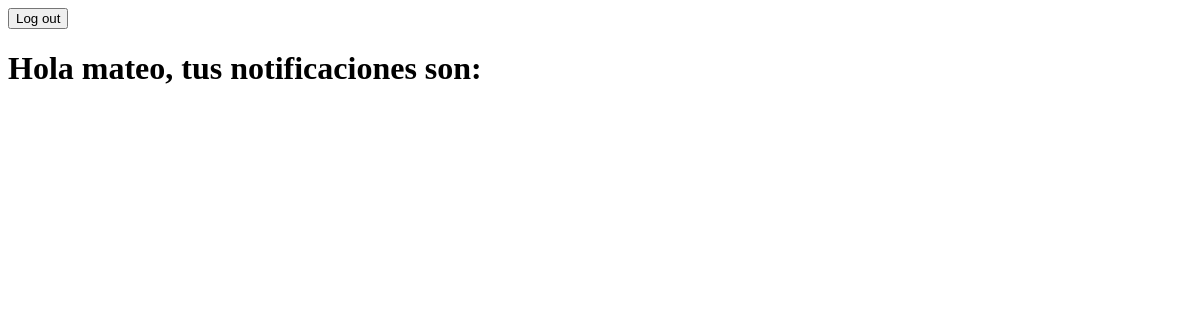
Before: /home/ (signed in) with the older database file.
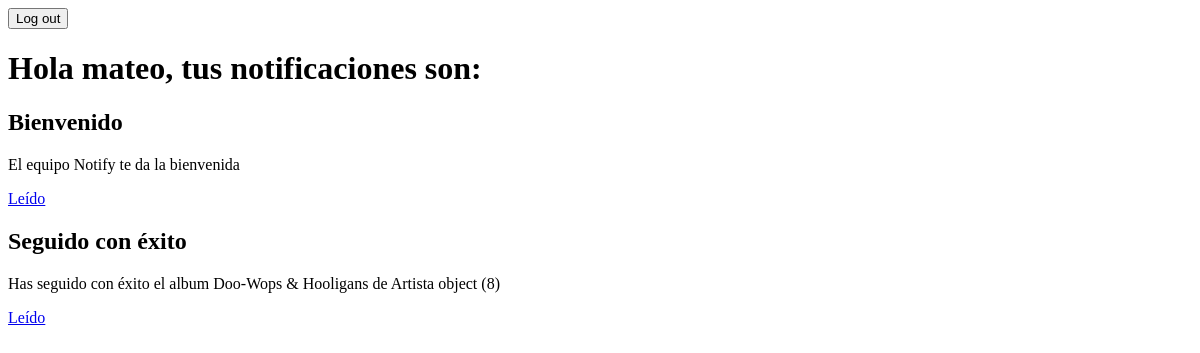
After: the same page with the newer database file.
### usuarios/models.py (models this page shows, shortened)
class Usuario(AbstractUser):
    bio = models.TextField(blank=True)
    foto = models.ImageField(blank=True)
    preferenciaNotificacion = models.TextChoices("mismoArtista", "similares")

### notificaciones/models.py (models this page shows)
class Notificacion(models.Model):
    titulo = models.CharField(max_length=100)
    cuerpo = models.CharField(max_length=350)
    usuario = models.ForeignKey(modelUsuario.Usuario, on_delete=models.CASCADE)
    fecha = models.DateField(default=date.today())
    leida = models.BooleanField(default=False)

### home/views.py (the view)
# urls.py: path("", views.index, name="index"),
def index(request):
    if request.user.is_authenticated:
        template = loader.get_template("home/index.html")
        usuario = request.user
        if usuario.is_superuser:
          return redirect("/admin")
        notificaciones = Notificacion.objects.filter(usuario=usuario).filter(leida=False)
        context = {"notificaciones": notificaciones, "usuario": usuario}
        return HttpResponse(template.render(context, request))

### home/templates/home/index.html (shortened to what this page needs)
{% if usuario %}
<form action="{% url 'logout' %}" method="post">
    <button type="submit">Log out</button>
</form>
<h1>Hola {{usuario.username}}, tus notificaciones son:</h1>
{% endif %}
{% if notificaciones %}
{% for n in notificaciones %}
<h2>{{n.titulo}}</h2>
<p>{{n.cuerpo}}</p>
<p><a href="{% url 'leer' n.id %}">Leído</a></p>
{% endfor %}
{% endif %}

Changed rows visible on the page:
added Notificacion: titulo "Bienvenido", cuerpo "El equipo Notify te da la bienvenida"
added Notificacion: titulo "Seguido con éxito", cuerpo "Has seguido con éxito el album Doo-Wops & Hooligans de Artista object (8)"
